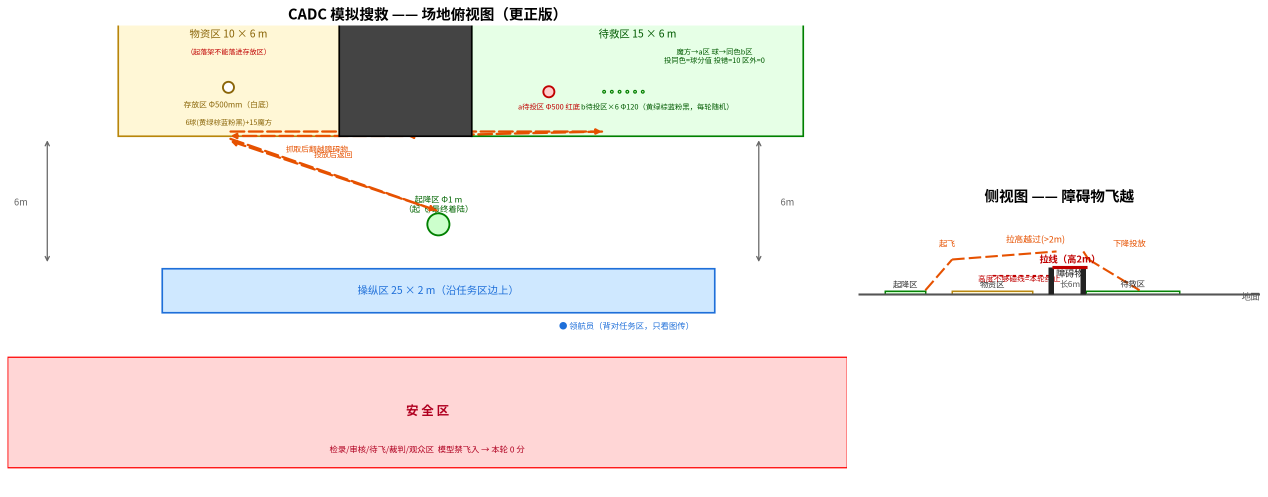
#> input picture CADC场地框线图.png, 2535 x 994 px (shown at 1/2 size)
$ python -i color_blob.py   (imports and definitions only)
#> lines starting #> are read from the running program, lines starting #| are printed output that depends on the picture; after the words box and inside, x2 and y2 are one past the last pixel; in counts of white or black regions, pixels touching at a corner belong together
"""通用色块识别工具（OpenCV）：按 BGR 颜色区间在画面里找色块。

只识别六种颜色：黑 / 棕 / 粉 / 蓝 / 黄 / 绿，区间定义在
auto/params.py detection 段的 COLOR_RANGES（BGR 下限/上限），现场
光照下直接改数值即可调色。

通用函数 API（无状态、按需调用），两个用途共用：
  - 不同颜色的球：球 ROI 内判主色（评分颜色因子用）
  - 桶底颜色：第一次投放后识别各桶底颜色，建"颜色 ↔ 桶"映射
    （例外任务：第一次投放后建颜色↔桶映射，球按颜色投对应桶，
    路径见 docs/扩展功能技术路线.md）
输入帧为 OpenCV BGR 格式。
"""
from dataclasses import dataclass, asdict

import cv2
import numpy as np

from auto import params

# 形态学核尺寸（开运算去噪点 / 闭运算补空洞，算法内部参数）
_MORPH_KERNEL_SIZE = (5, 5)


@dataclass
class ColorBlob:
    """一个色块（find_color_blobs 指定颜色下识别得到，颜色由调用方知晓不重复存）"""

    bbox: tuple[int, int, int, int]   # 色块外接框 (x1, y1, x2, y2) 像素坐标
    center: tuple[int, int]           # 外接框中心（像素）
    area: float                       # 色块面积（像素²），筛选/权重用

    def as_dict(self) -> dict:
        """转字典（GUI 显示 / 调试用）"""
        return asdict(self)


def find_color_blobs(frame, color: str, min_area: int = 500) -> list[ColorBlob]:
    """在一帧里找指定颜色的色块，按面积从大到小返回（大块更可信）

    frame: OpenCV BGR 帧；color: params.COLOR_RANGES 里的颜色名；
    min_area: 面积门槛（像素²），小于它的碎块丢弃。
    frame 为 None（帧缺失）时返回空列表。
    """
    if color not in params.COLOR_RANGES:
        raise ValueError(f"未知颜色 '{color}'，可选：{list(params.COLOR_RANGES)}")
    if frame is None:
        return []

    lower, upper = (np.array(v, dtype=np.uint8)
                    for v in params.COLOR_RANGES[color])
    mask = cv2.inRange(frame, lower, upper)
    kernel = cv2.getStructuringElement(cv2.MORPH_RECT, _MORPH_KERNEL_SIZE)
    mask = cv2.morphologyEx(mask, cv2.MORPH_OPEN, kernel)
    mask = cv2.morphologyEx(mask, cv2.MORPH_CLOSE, kernel)

    blobs: list[ColorBlob] = []
    contours, _ = cv2.findContours(mask, cv2.RETR_EXTERNAL, cv2.CHAIN_APPROX_SIMPLE)
    for c in contours:
        area = cv2.contourArea(c)
        if area < min_area:
            continue
        x, y, w, h = cv2.boundingRect(c)
        blobs.append(ColorBlob(bbox=(x, y, x + w, y + h),
                               center=(x + w // 2, y + h // 2), area=area))
    blobs.sort(key=lambda b: b.area, reverse=True)
    return blobs


def dominant_color(frame, bbox: tuple[int, int, int, int] | None = None,
                   min_area: int = 100) -> str | None:
    """判定区域主色：六色分别找色块，色块总面积最大的颜色即主色

    bbox 传入时只在该 ROI 内统计（如某个球的识别框、桶底区域），
    None 统计整帧；没有任何颜色达到 min_area 返回 None；frame 缺失
    返回 None。
    """
    if frame is None:
        return None
    if bbox is not None:
        x1, y1, x2, y2 = bbox
        frame = frame[max(y1, 0):y2, max(x1, 0):x2]
        if frame.size == 0:
            return None
    best, best_area = None, 0.0
    for name in params.COLOR_NAMES:
        area = sum(b.area for b in find_color_blobs(frame, name, min_area))
        if area > best_area:
            best, best_area = name, area
    return best

>>> import cv2
>>> picture = cv2.imread('../../CADC场地框线图.png')
#> picture is the input picture: shape (994, 2535, 3); mean B, G, R 236.3, 238.5, 243.6
>>> result = dominant_color(picture)
#> the loop in dominant_color, `for name in params.COLOR_NAMES:` made 6 passes
#> (area, best, best_area) on pass 1: (60295.5, '黑', 60295.5)
#> area on pass 4: 140
#> pass 1, in find_color_blobs, `mask = cv2.inRange(frame, lower, upper)`:
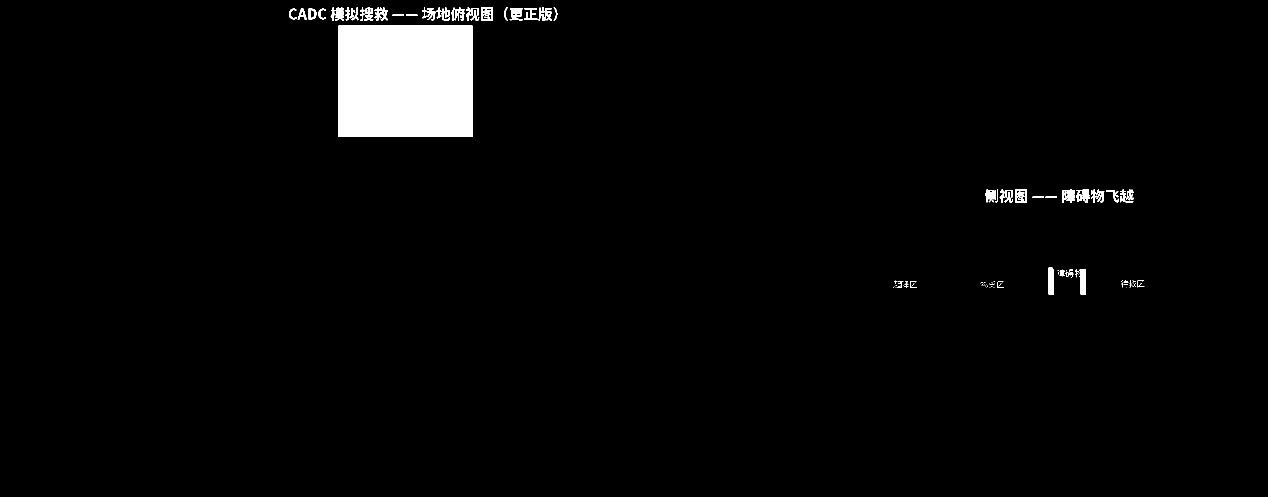
#> mask: shape (994, 2535) (shown at 1/2 size); 2.8% white; 136 white regions (74 under 20 px), largest, box (x1, y1, x2, y2) and area: (677, 51, 945, 274) 59764, (2097, 535, 2108, 589) 585, (2160, 538, 2172, 589) 564
#> pass 1, in find_color_blobs, `mask = cv2.morphologyEx(mask, cv2.MORPH_OPEN, kernel)`:
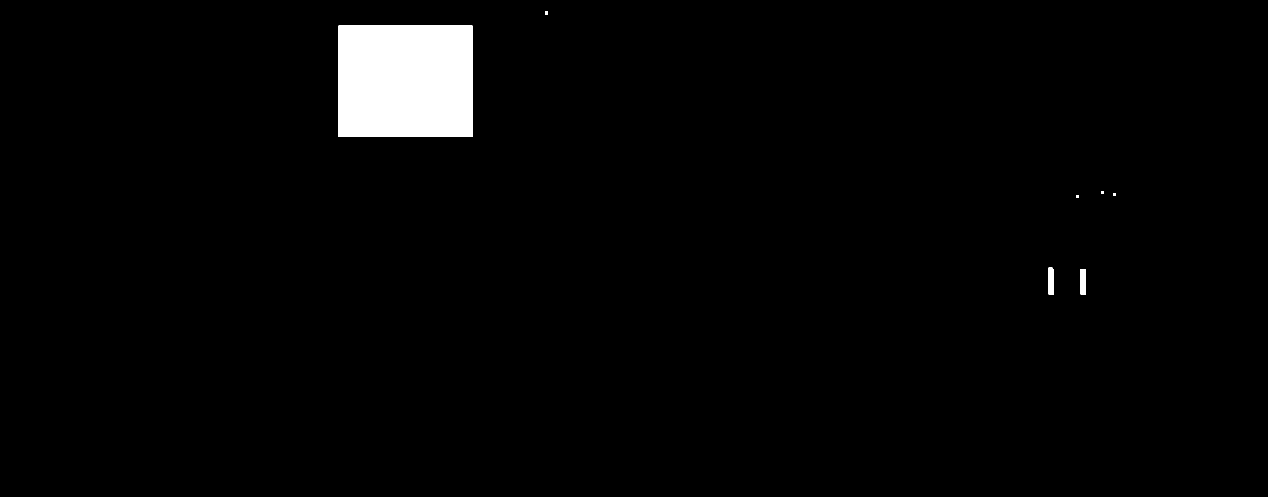
#> mask: shape (994, 2535) (shown at 1/2 size); 2.4% white; 7 white regions, largest, box (x1, y1, x2, y2) and area: (677, 51, 945, 274) 59764, (2097, 535, 2108, 589) 585, (2161, 538, 2172, 589) 561
#> pass 2, in find_color_blobs (call 2), `mask = cv2.inRange(frame, lower, upper)`:
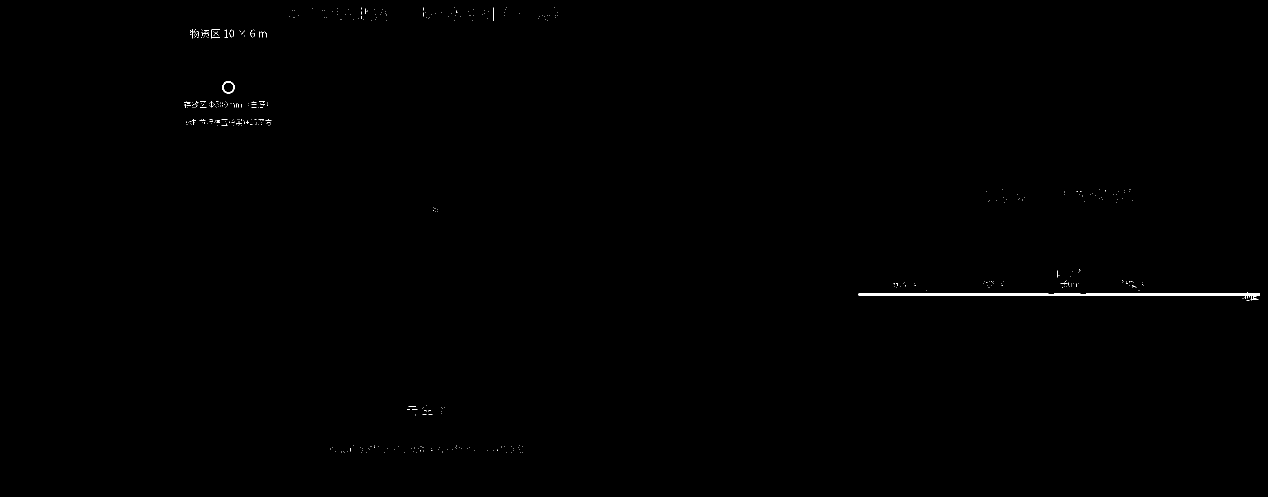
#> mask: shape (994, 2535) (shown at 1/2 size); 0.19% white; 481 white regions (473 under 20 px), largest, box (x1, y1, x2, y2) and area: (1717, 584, 2520, 601) 3245, (444, 162, 469, 187) 199, (423, 59, 440, 77) 50
#> pass 2, in find_color_blobs (call 2), `mask = cv2.morphologyEx(mask, cv2.MORPH_OPEN, kernel)`:
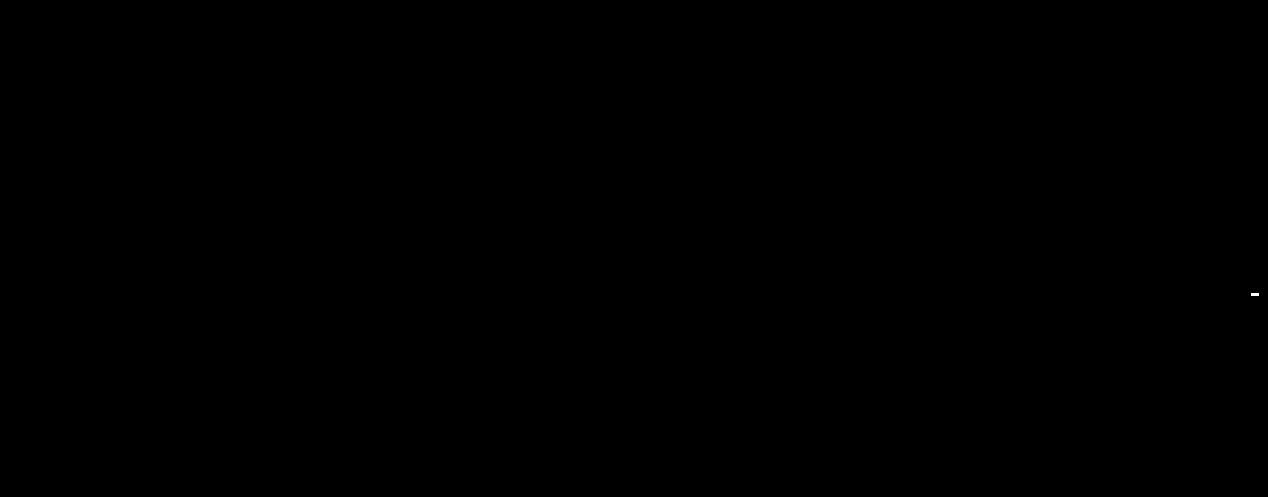
#> mask: shape (994, 2535) (shown at 1/2 size); 0% white; 1 white region, box (x1, y1, x2, y2) and area: (2502, 586, 2518, 591) 80
#> after the loop in dominant_color, `for name in params.COLOR_NAMES:`: best_area = 60295.5
#> result = '黑'
